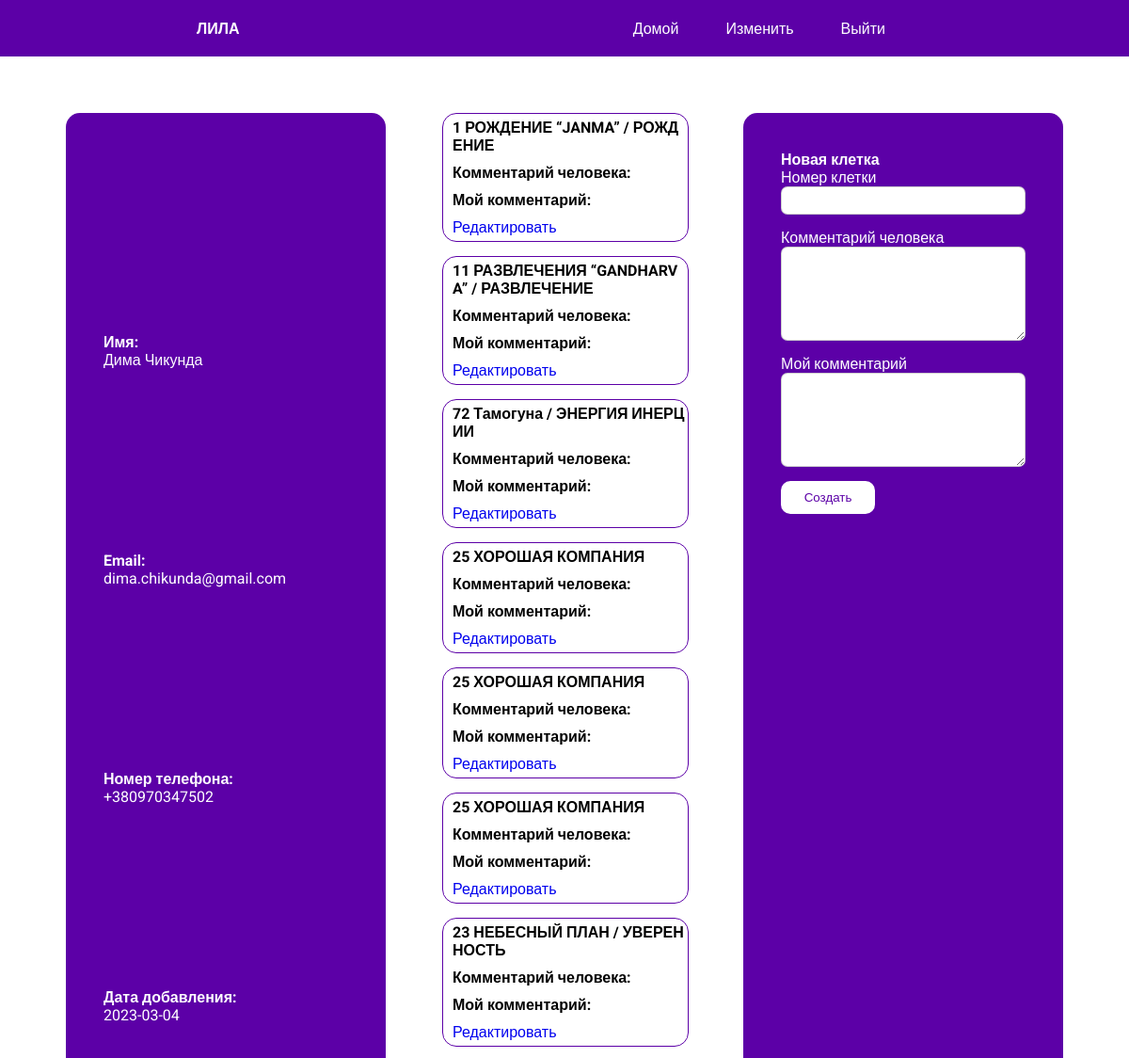
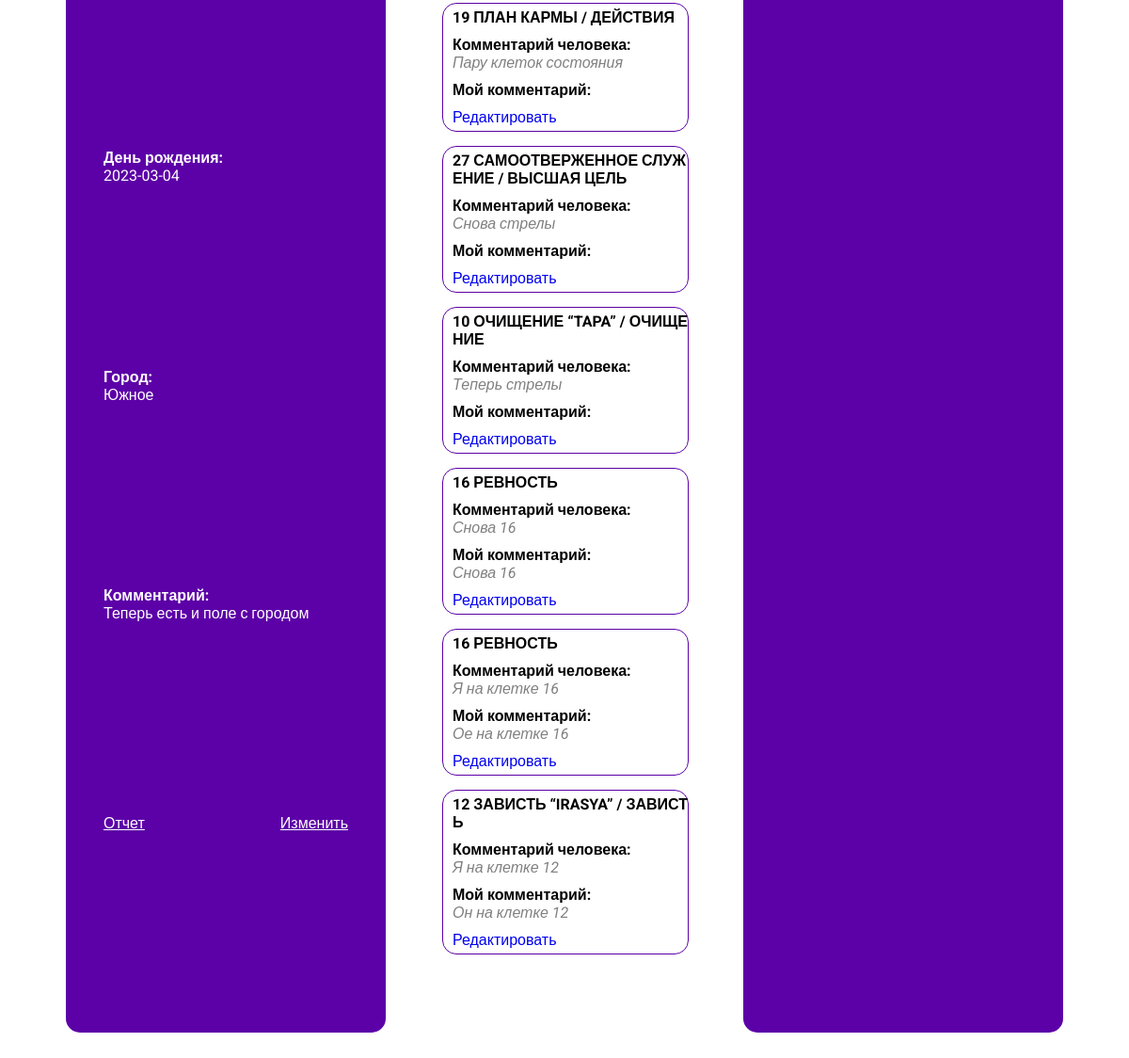
The app's page /user/18 (signed in) with its own data (2 pictures, top to bottom).
### project/models.py (models this page shows, shortened)
class User(db.Model):
    id = db.Column(db.Integer, primary_key=True)
    name = db.Column(db.String(64))
    email = db.Column(db.String(64))
    phone = db.Column(db.String(64))
    date = db.Column(db.Date)
    birthday = db.Column(db.Date)
    additional_comment = db.Column(db.String(64))
    city = db.Column(db.String(64))
    game = db.relationship('Game', backref='Game.user_id', cascade="all, delete")

class Game(db.Model):
    id = db.Column(db.Integer, primary_key=True)
    user_comment = db.Column(db.String(250))
    personal_comment = db.Column(db.String(250))
    cell_id = db.Column(db.Integer, db.ForeignKey('cell.id'))
    cell = db.relationship("Cell", backref="cells")
    user_id = db.Column(db.Integer, db.ForeignKey('user.id'))
    user = db.relationship("User", backref="users")

class Cell(db.Model):
    id = db.Column(db.Integer, primary_key=True)
    title = db.Column(db.String(250))
    description = db.Column(db.String(250))
    cell = db.relationship('Game', backref='Game.cell_id', primaryjoin='Cell.id==Game.cell_id', lazy='dynamic')
    type_id = db.Column(db.Integer, db.ForeignKey('type.id'))
    type = db.relationship("Type", backref="cells")

### project/routes.py (the view, shortened to what this page needs)
@app.route('/user/<id>', methods=['GET', 'POST'])
@login_required
def user(id):
    user = User.query.filter_by(id=id).first()
    add_user_form = AddUserForm()
    add_game_form = AddGameForm()
    games = Game.query.filter_by(user_id=user.id).order_by(Game.id.desc()).all()
    return render_template('user.html', user=user, add_game_form=add_game_form, add_user_form=add_user_form,
                           games=games)

### project/forms.py (shortened to what this page needs)
class AddUserForm(FlaskForm):
    name = StringField('Имя', validators=[DataRequired()])
    email = StringField('Email', validators=[Optional()])
    phone = StringField('Phone', validators=[Optional()])
    birthday = DateField('Birthday', validators=[Optional()])
    comment = StringField('Запрос')
    city = StringField('City')
    submit = SubmitField('Save')

class AddGameForm(FlaskForm):
    cell_id = StringField('Номер клетки', validators=[DataRequired()])
    user_comment = TextAreaField('Комментарий человека')
    my_comment = TextAreaField('Мой комментарий')
    submit = SubmitField('Создать')

### project/models.py (called while the page is built)
@login.user_loader
def load_user(id):
    return Admin.query.get(int(id))

### project/templates/user.html (shortened to what this page needs)
<link rel="stylesheet" href="/static/css/user.css">
{% extends 'base.html' %}
{% block content %}
<div class="current_user_block">
    <aside class="user">
        <div class = 'user_info_block' id="">
            <div class="user_info">
                <div class="part">
                    <div>
                        <h1>Имя:</h1>
                        <p>{{ user.name }}</p>
                    </div>
                </div>
                <div class="part">
                    <h1>Email:</h1>
                    <p>{{ user.email }}</p>
                </div>
                <div class="part">
                    <h1>Номер телефона:</h1>
                    <p>{{ user.phone }}</p>
                </div>
                <div class="part">
                    <h1>Дата добавления:</h1>
                    <p>{{ user.date }}</p>
                </div>
                <div class="part">
                    <h1>День рождения:</h1>
                    <p>{{ user.birthday }}</p>
                </div>
                <div class="part">
                    <h1>Город:</h1>
                    <p>{{ user.city }}</p>
                </div>
                <div class="part">
                    <h1>Комментарий:</h1>
                    <p>{{ user.additional_comment }}</p>
                </div>
            </div>
            <div class="info_footer">
                <a href="{{url_for('report', id=user.id)}}" class="link">Отчет</a>
                <span class="change link">Изменить</span>
            </div>
        </div>
    </aside>
    <aside class="users_cells">
            {%for game in games%}
            {% include '_game.html' %}
            {% endfor %}
    </aside>
    <aside class="add_game">
        <form action="", method="post">
            <h1>Новая клетка</h1>
            <p>
                {{add_game_form.cell_id.label}}
                {{add_game_form.cell_id(class='field')}}
            </p>
            <p>
                {{add_game_form.user_comment.label}}
                {{add_game_form.user_comment(class='text_field')}}
            </p>
            <p>
                {{add_game_form.my_comment.label}}
                {{add_game_form.my_comment(class='text_field')}}
            </p>
            {{add_game_form.submit(class='button')}}
        </form>
    </aside>
</div>
{% endblock %}

### project/templates/base.html (shortened to what this page needs)
<!DOCTYPE html>
<html lang="ru">
<head>
    <link rel="stylesheet" href="{{ url_for('static', filename="css/base.css") }}">
</head>
<body>
    <main>
        <header>
            <div class = 'header_menu'>
                <a href="{{url_for('index')}}" class="logo">ЛИЛА</a>
                <ul class="menu_block">
                    <li><a href="{{url_for('index')}}" class="menu_item">Домой</a></li>
                    <li><a href="{{url_for('change_cell')}}" class="menu_item">Изменить</a></li>
                    <a href="{{url_for('logout')}}"  class="menu_item">Выйти</a>
                </ul>
            </div>
        </header>
        {% block content %}{% endblock %}
    </main>
</body>
</html>

### project/templates/_game.html (shortened to what this page needs)
<link rel="stylesheet" href="/static/css/_game.css">
<div class="game" id="">
    <div class="info" id = 'show'>
            <h1>{{game.cell.id}} {{game.cell.title}}</h1>
        <p>
            <span class="t">Комментарий человека:</span>
            <span class="dec">{{game.user_comment}}</span>
        </p>
        <p>
            <span class="t">Мой комментарий:</span>
            <span class="dec">{{game.personal_comment}}</span>
        </p>
    </div>
    <p>
        <a href="{{url_for('edit_game', id=game.id)}}" class="">Редактировать</a>
    </p>
</div>

### project/static/css/user.css (style rules this page uses)
.current_user_block { display: flex; justify-content: space-around; width: 90%; margin: 0px auto; margin-top: 50px; }
.user_info_block { height: 90%; }
aside { width: 33%; height: 70vh; border-radius: 15px; padding: 40px; margin: 10px; }
.add_game { background-color: rgb(92, 0, 167); color: white; }
.user { display: flex; flex-direction: column; justify-content: space-between; background-color: rgb(92, 0, 167); color: white; }
.user_info { overflow-y: scroll; height: 100%; display: flex; flex-direction: column; justify-content: space-evenly; }
.users_cells { overflow-y: scroll; overflow-x: hidden; word-break: break-all; padding-top: 0px; }
.button { display: block; height: 35px; width: 100px; margin-right: 25px; background-color: rgb(255, 255, 255); border: 1px solid rgba(128, 128, 128, 0); border-radius: 10px; color: rgb(92, 0, 167); }
.field { height: 30px; width: 100%; border: 1px solid rgba(128, 128, 128, 0.382); border-radius: 7px; padding-left: 10px; margin-bottom: 15px; }
.text_field { min-height: 100px; max-height: 200px; width: 100%; max-width: 100%; border: 1px solid rgba(128, 128, 128, 0.382); border-radius: 7px; padding-left: 10px; margin-bottom: 15px; }
.link { cursor: pointer; display: block; margin-top: 10px; color: white; text-decoration: underline; }
.change { cursor: pointer; }
.info_footer { display: flex; justify-content: space-between; }
.part { display: flex; flex-direction: column; align-items: flex-start; }
p { padding: 0px; }

### project/static/css/base.css (style rules this page uses)
* { padding: 0px; margin: 0px; font-family: 'Roboto', sans-serif; text-decoration: none; }
.header_menu { width: 100%; height: 60px; display: flex; justify-content: space-around; align-items: center; background-color: rgb(92, 0, 167); }
.menu_block { display: flex; list-style: none; }
.menu_item { padding-right: 50px; color: white; }
.logo { font-weight: 600; color: white; }

### project/static/css/_game.css (style rules this page uses)
.game { width: 100%; border: 1px solid rgb(92, 0, 167); border-radius: 15px; margin-bottom: 15px; }
.game p, .game h1 { display: flex; flex-direction: column; padding-left: 10px; padding-top: 5px; padding-bottom: 5px; }
#show { display: block; }
h1 { font-size: medium; }
.t { font-weight: bold; }
.dec { font-style: italic; color: grey; }

### records on screen
User: name "Дима Чикунда", email "dima.chikunda@gmail.com", phone "+380970347502", date "2023-03-04", birthday "2023-03-04", city "Южное", additional_comment "Теперь есть и поле с городом"
Game: cell.id "1", cell "РОЖДЕНИЕ “JANMA” / РОЖДЕНИЕ"
Game: cell.id "11", cell "РАЗВЛЕЧЕНИЯ “GANDHARVA” / РАЗВЛЕЧЕНИЕ"
Game: cell.id "72", cell "Тамогуна / ЭНЕРГИЯ ИНЕРЦИИ"
Game: cell.id "25", cell "ХОРОШАЯ КОМПАНИЯ"
Game: cell.id "25", cell "ХОРОШАЯ КОМПАНИЯ"
Game: cell.id "25", cell "ХОРОШАЯ КОМПАНИЯ"
Game: cell.id "23", cell "НЕБЕСНЫЙ ПЛАН / УВЕРЕННОСТЬ"
Game: cell.id "19", cell "ПЛАН КАРМЫ / ДЕЙСТВИЯ", user_comment "Пару клеток состояния"
Game: cell.id "27", cell "САМООТВЕРЖЕННОЕ СЛУЖЕНИЕ / ВЫСШАЯ ЦЕЛЬ", user_comment "Снова стрелы"
Game: cell.id "10", cell "ОЧИЩЕНИЕ “TAPA” / ОЧИЩЕНИЕ", user_comment "Теперь стрелы"
Game: cell.id "16", cell "РЕВНОСТЬ", user_comment "Снова 16", personal_comment "Снова 16"
Game: cell.id "16", cell "РЕВНОСТЬ", user_comment "Я на клетке 16", personal_comment "Ое на клетке 16"
Game: cell.id "12", cell "ЗАВИСТЬ “IRASYA” / ЗАВИСТЬ", user_comment "Я на клетке 12", personal_comment "Он на клетке 12"

### other values on screen
{{ add_game_form.cell_id.label }} "Номер клетки"
{{ add_game_form.user_comment.label }} "Комментарий человека"
{{ add_game_form.my_comment.label }} "Мой комментарий"
